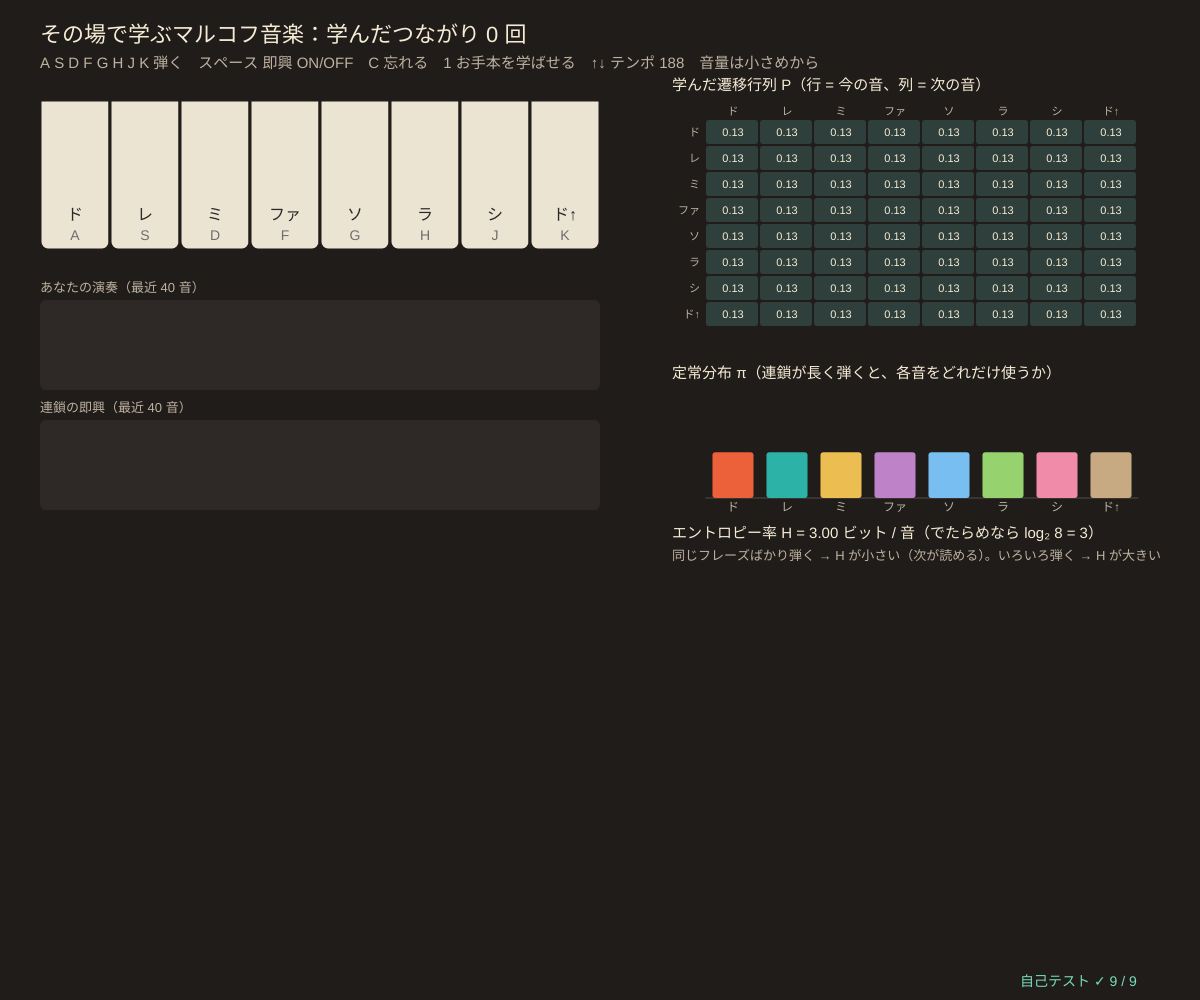
Frame 1 (no input)
Frame 60 (no input): identical to frame 1, image omitted
Frame 120 (the mouse pressed at the canvas centre since frame 60): identical to frame 1, image omitted

The p5.js sketch that drew this single still picture (run headless with seeded random() and noise() and a simulated clock; from frame 60 on, the mouse is pressed at the canvas centre):

// p5.js sketch
// ── sketch.js
// ============================================
// 14 その場で学ぶマルコフ音楽 🔊 ─ キーボードの A S D F G H J K がドレミファソラシド。
// あなたが弾いた「この音の次にこの音」を数えて、遷移行列をその場で学ぶ（右の表がどんどん変わる）。
// スペースを押すと、学んだ連鎖が即興で演奏する。よく使った音 = 定常分布 π、迷いの大きさ = エントロピー率（ビット / 音）。
// （series7/08 はお手本の曲から学ぶ。ここではあなたの演奏から学び、行列と定常分布が見える）
// A〜K 弾く / スペース 連鎖の即興 ON/OFF / C 忘れる / 1 お手本のフレーズを学ばせる / ↑↓ テンポ
// 音量は小さめから。全体の音量 MASTER は 0.2 以下
// ============================================

const KEYS = 'asdfghjk';                 // ★ 弾くキー（左から ド レ ミ ファ ソ ラ シ ド）
const NOTE_NAMES = ['ド', 'レ', 'ミ', 'ファ', 'ソ', 'ラ', 'シ', 'ド↑'];
const MIDI = [60, 62, 64, 65, 67, 69, 71, 72];   // ★ 音の高さ（MIDI 番号、60 = 真ん中のド）
const ADD_EPS = 0.02;                     // ★ まだ弾いていないつながりにも少しだけ確率を（0 にすると一度も弾いていない動きはしない）
const DEMO = 'ドレミドレミソミレドレミレド';   // 1 キーで学ばせるお手本（ドレミのフレーズ）
let counts, lastPlayed = -1, userNotes = [], chainNotes = [], improv = false, chainCur = -1, nextAt = 0, beatMs = 320, flash = [], learnedP, piVec, hRate = 0, msg = '';

function setup() {
  createCanvas(windowWidth, windowHeight);
  selfTest();
  seedRng(14); clearAll();
}
function clearAll() { counts = zerosMat(8); lastPlayed = -1; userNotes = []; chainNotes = []; improv = false; flash = new Array(8).fill(0); relearn(); }
// ★ 数 → 確率：(数 + ADD_EPS) / 行の合計。まだ 1 回も弾いていない行は全部同じ確率
function probFromCounts(c, eps) {
  return c.map((r) => { let s = sumOf(r) + eps * r.length; return s > 0 ? r.map((v) => (v + eps) / s) : r.map(() => 1 / r.length); });
}
function relearn() { learnedP = probFromCounts(counts, ADD_EPS); piVec = stationaryExact(learnedP) || new Array(8).fill(1 / 8); hRate = entropyRate(learnedP, piVec); }
function learnNote(c, last, n) { if (last >= 0) c[last][n]++; return n; }    // 前の音 → この音 を 1 回数える
function totalCount(c) { let s = 0; for (let r of c) s += sumOf(r); return s; }
function sound(n) { startAudio(); if (audioCtx) playNote(midiHz(MIDI[n]), audioCtx.currentTime + 0.01, 0.4, 'triangle'); flash[n] = 1; }
function playByUser(n) { lastPlayed = learnNote(counts, lastPlayed, n); userNotes.push(n); if (userNotes.length > 40) userNotes.shift(); sound(n); relearn(); }

function draw() {
  background(...BG);
  if (improv && millis() >= nextAt) {     // 連鎖が 1 音すすめる：今の音の行からサイコロ
    chainCur = chainCur < 0 ? sampleFrom(piVec) : sampleFrom(learnedP[chainCur]);
    chainNotes.push(chainCur); if (chainNotes.length > 40) chainNotes.shift(); sound(chainCur); nextAt = millis() + beatMs;
  }
  hudTitle('その場で学ぶマルコフ音楽：学んだつながり ' + totalCount(counts) + ' 回　' + (improv ? '連鎖が即興中 ♪' : ''),
    'A S D F G H J K 弾く　スペース 即興 ON/OFF　C 忘れる　1 お手本を学ばせる　↑↓ テンポ ' + Math.round(60000 / beatMs) + '　音量は小さめから');
  // ---- 鍵盤
  let kx = 40, ky = 100, kw = Math.min(70, (width * 0.5 - 40) / 8), kh = 150;
  for (let n = 0; n < 8; n++) {
    flash[n] *= 0.9; let c = STATE_COLS[n];
    stroke(...BG); strokeWeight(3); fill(236, 228, 210); if (flash[n] > 0.05) fill(c[0], c[1], c[2]);   // 鳴った鍵は音の色に光る
    rect(kx + n * kw, ky, kw, kh, 0, 0, 8, 8);
    noStroke(); fill(40); textSize(16); textAlign(CENTER, BASELINE); text(NOTE_NAMES[n], kx + n * kw + kw / 2, ky + kh - 30);
    fill(110); textSize(14); text(KEYS[n].toUpperCase(), kx + n * kw + kw / 2, ky + kh - 10);
  }
  // ---- 演奏の帯（あなた・連鎖）
  let ry = ky + kh + 50, rw = 8 * kw;
  ribbon(userNotes, kx, ry, rw, 'あなたの演奏（最近 40 音）');
  ribbon(chainNotes, kx, ry + 120, rw, '連鎖の即興（最近 40 音）');
  if (msg && millis() < 3000 + nextAt) { noStroke(); fill(...DICE); textSize(15); textAlign(LEFT, BASELINE); text(msg, kx, ry + 250); }
  // ---- 遷移行列
  let mx = width * 0.56, my = 120, cw = Math.min(54, (width - mx - 50) / 8.4);
  noStroke(); fill(...CREAM); textSize(15); textAlign(LEFT, BASELINE); text('学んだ遷移行列 P（行 = 今の音、列 = 次の音）', mx, my - 30);
  drawMatrix(learnedP, mx + 34, my, cw, 26, NOTE_NAMES, { ts: 11, hi: 0.8 });
  if (lastPlayed >= 0) { noFill(); stroke(...DICE); strokeWeight(2); rect(mx + 34, my + lastPlayed * 26, 8 * cw - 2, 24, 3); }
  // ---- 定常分布
  let sy = my + 8 * 26 + 50;
  noStroke(); fill(...CREAM); textSize(15); textAlign(LEFT, BASELINE); text('定常分布 π（連鎖が長く弾くと、各音をどれだけ使うか）', mx, sy);
  drawBars(mx + 34, sy + 10, 8 * cw, 110, piVec, STATE_COLS, Math.max(0.3, ...piVec), NOTE_NAMES);
  let ty = sy + 160; fill(...CREAM); textSize(15); textAlign(LEFT, BASELINE);
  text('エントロピー率 H = ' + fmtN(hRate, 2) + ' ビット / 音（でたらめなら log₂ 8 = 3）', mx, ty);
  fill(...SUB); textSize(13);
  text('同じフレーズばかり弾く → H が小さい（次が読める）。いろいろ弾く → H が大きい', mx, ty + 22);
  drawSelfTest(width - 180, height - 14);
}
function ribbon(arr, x, y, w, title) {   // 音の並び：高さ = 音の高さ、色 = 音
  noStroke(); fill(...SUB); textSize(13); textAlign(LEFT, BASELINE); text(title, x, y - 8);
  fill(46, 41, 38); rect(x, y, w, 90, 6);
  let bw = w / 40;
  for (let i = 0; i < arr.length; i++) { fill(...STATE_COLS[arr[i]]); rect(x + i * bw + 1, y + 80 - arr[i] * 10, bw - 2, 8, 2); }
}

function keyPressed() {
  let n = KEYS.indexOf(String(key).toLowerCase());
  if (n >= 0 && String(key).length === 1) { playByUser(n); return false; }
  if (key === ' ') {
    startAudio();
    if (totalCount(counts) === 0) { improv = false; msg = 'まだ何も学んでいません。A〜K で何音か弾いてから（または 1 キー）'; nextAt = millis(); return false; }
    improv = !improv; chainCur = lastPlayed; nextAt = millis(); msg = '';
  }
  if (key === 'c' || key === 'C') clearAll();
  if (key === '1') { let prev = lastPlayed; for (let n2 of demoIndices()) prev = learnNote(counts, prev, n2); lastPlayed = prev; relearn(); }
  if (key === UP_ARROW) beatMs = Math.max(120, beatMs - 40);
  if (key === DOWN_ARROW) beatMs = Math.min(800, beatMs + 40);
  return false;
}
function demoIndices() { return Array.from(DEMO).map((ch) => ['ド', 'レ', 'ミ', 'フ', 'ソ', 'ラ', 'シ'].indexOf(ch)).filter((v) => v >= 0); }

// やってみよう
// 1. 「ドレミ」だけをくり返し弾いて即興させよう。行列とエントロピー率はどうなる？
// 2. ADD_EPS を 0 にすると、弾いたことのないつながりは二度と出ない。0.2 にすると？
// 3. 自分の好きな曲の出だしを弾いて学ばせ、連鎖の即興が「似ている」か聞きくらべよう
// 4. MIDI を別の音階（例：60, 63, 65, 67, 70, 72, 75, 77 = ブルース風）に変えてみよう

// ---- 自己テスト
function selfTest() {
  selfTestResults = [];
  seedRng(140);
  let c = zerosMat(8), last = -1, seq = [0, 1, 2, 0, 1, 2, 4, 2, 1, 0];
  for (let n of seq) last = learnNote(c, last, n);
  check('数えたつながり = 弾いた音の数 − 1（' + (seq.length - 1) + '）、2 → 1 は 1 回', totalCount(c) === seq.length - 1 && c[2][1] === 1 && c[0][1] === 2);
  let pe = probFromCounts(zerosMat(8), ADD_EPS), pie = stationaryExact(pe);
  check('何も学んでいないとき：P は全部 1/8、π も 1/8、H = 3 ビット（NaN なし）', noNaN(pe) && maxAbsDiff(pe, zerosMat(8).map((r) => r.map(() => 1 / 8))) < 1e-12 && maxAbsDiff(pie, new Array(8).fill(1 / 8)) < 1e-12 && near(entropyRate(pe, pie), 3, 1e-12));
  let pz = probFromCounts(zerosMat(8), 0);
  check('ADD_EPS = 0 でも空の行は等しい確率（0 で割らない）', noNaN(pz) && rowSumErr(pz) < 1e-12);
  let p = probFromCounts(c, ADD_EPS);
  check('学んだ P の各行の合計 = 1', rowSumErr(p) < 1e-12);
  let pi = stationaryExact(p), pw = stationaryPower(p, 1e-14).pi;
  check('定常分布：連立方程式 = べき乗法', maxAbsDiff(pi, pw) < 1e-10);
  let cyc = zerosMat(8); last = -1; for (let k = 0; k < 30; k++) last = learnNote(cyc, last, k % 3);
  let pc = probFromCounts(cyc, 0), pic = stationaryPower(pc, 1e-15, 100000, [1 / 3, 1 / 3, 1 / 3, 0, 0, 0, 0, 0]).pi;
  check('「ドレミ」のくり返し（ADD_EPS = 0）：π = 1/3 ずつ、H = 0 ビット', maxAbsDiff(pic.slice(0, 3), [1 / 3, 1 / 3, 1 / 3]) < 1e-12 && near(entropyRate(pc, pic), 0, 1e-12));
  let cur = 0, freq = new Array(8).fill(0), nS = 40000;
  for (let t = 0; t < nS; t++) { cur = sampleFrom(p[cur]); freq[cur]++; }
  check('連鎖に 4 万音弾かせた割合 ≈ π（ずれ < 0.01）', maxAbsDiff(freq.map((v) => v / nS), pi) < 0.01);
  check('エントロピー率 0 ≤ H = ' + fmtN(entropyRate(p, pi), 3) + ' ≤ log₂ 8', entropyRate(p, pi) >= 0 && entropyRate(p, pi) <= 3 + 1e-12);
  check('お手本のフレーズ ' + demoIndices().length + ' 音を読めた', demoIndices().length === 14);
  reportSelfTest();
}

// ==================================================
// ここから下は「マルコフ連鎖の道具」（中身は読まなくても OK。消さないでね）
// ==================================================
// ---- 色と小さな道具
const BG = [32, 28, 26];                // 背景（あたたかい炭色）
const CREAM = [246, 236, 214], DICE = [236, 96, 58], TEAL = [44, 178, 166], MUSTARD = [236, 190, 82], PLUM = [190, 130, 200], SUB = [190, 178, 160];
const STATE_COLS = [[236, 96, 58], [44, 178, 166], [236, 190, 82], [190, 130, 200], [120, 190, 240], [150, 210, 110], [240, 140, 170], [200, 170, 130]];
function clampv(v, a, b) { return v < a ? a : v > b ? b : v !== v ? a : v; }     // NaN なら a に戻す
function sumOf(a) { let s = 0; for (let v of a) s += v; return s; }
function meanOf(a) { return a.length ? sumOf(a) / a.length : 0; }
function sampleFrom(p) { let u = rnd() * sumOf(p), c = 0; for (let i = 0; i < p.length; i++) { c += p[i]; if (u < c) return i; } return p.length - 1; }   // 確率 p[i] で i を返す
function fmtN(v, d) { if (typeof v !== 'number' || v !== v) return '?'; if (!isFinite(v)) return '∞'; let s = v.toFixed(d === undefined ? 2 : d); return /^-0\.?0*$/.test(s) ? s.slice(1) : s; }
function hudTitle(t, sub) {            // 左上の見出しと操作の説明
  noStroke(); fill(...CREAM); textSize(22); textAlign(LEFT, BASELINE); text(t, 40, 42);
  fill(...SUB); textSize(15); text(sub, 40, 68);
}
// ---- 種つきの乱数（同じ種なら毎回同じ列 → 実験をくり返せる）
let rngState = 1;
function seedRng(s) { rngState = (s >>> 0) || 1; }
function rnd() {                       // 0〜1 の一様乱数（mulberry32）
  rngState = (rngState + 0x6d2b79f5) >>> 0;
  let t = rngState;
  t = Math.imul(t ^ (t >>> 15), t | 1);
  t ^= t + Math.imul(t ^ (t >>> 7), t | 61);
  return ((t ^ (t >>> 14)) >>> 0) / 4294967296;
}
function rndInt(a, b) { return a + Math.floor(rnd() * (b - a + 1)); }
function randn() { let u = 1 - rnd(), v = rnd(); return Math.sqrt(-2 * Math.log(u)) * Math.cos(2 * Math.PI * v); }   // 標準正規分布
// ---- 行列の道具（行列 = 配列の配列。遷移行列 transP[i][j] = i の次に j へ行く確率、行の和 = 1）
function zerosMat(n, m) { let a = []; for (let i = 0; i < n; i++) a.push(new Array(m === undefined ? n : m).fill(0)); return a; }
function eyeMat(n) { let a = zerosMat(n); for (let i = 0; i < n; i++) a[i][i] = 1; return a; }
function copyMat(a) { return a.map((r) => r.slice()); }
function matMul(a, b) {                // 行列の積 (a b)[i][j] = Σ_k a[i][k] b[k][j]
  let n = a.length, m = b[0].length, kk = b.length, c = zerosMat(n, m);
  for (let i = 0; i < n; i++) for (let k = 0; k < kk; k++) { let v = a[i][k]; if (v !== 0) for (let j = 0; j < m; j++) c[i][j] += v * b[k][j]; }
  return c;
}
function vecMat(v, a) {                // 横ベクトル × 行列：次の時刻の分布 = いまの分布 × P
  let out = new Array(a[0].length).fill(0);
  for (let i = 0; i < v.length; i++) if (v[i] !== 0) for (let j = 0; j < out.length; j++) out[j] += v[i] * a[i][j];
  return out;
}
function matPow(a, k) { let r = eyeMat(a.length); for (let t = 0; t < k; t++) r = matMul(r, a); return r; }   // P^k（k 回かけるだけ）
function maxAbsDiff(a, b) {            // 2 つの行列（またはベクトル）のいちばん大きなずれ
  let d = 0;
  for (let i = 0; i < a.length; i++) { if (Array.isArray(a[i])) d = Math.max(d, maxAbsDiff(a[i], b[i])); else d = Math.max(d, Math.abs(a[i] - b[i])); }
  return d;
}
function rowSumErr(a, target) { let d = 0; for (let r of a) d = Math.max(d, Math.abs(sumOf(r) - (target === undefined ? 1 : target))); return d; }
function fixRows(a) {                  // 行の和を 1 に。全部 0 の行は「その場にとどまる」にする（NaN を出さない）
  return a.map((r, i) => { let s = sumOf(r); if (!(s > 1e-12)) { let z = r.map(() => 0); z[i] = 1; return z; } return r.map((v) => v / s); });
}
function solveLinear(a, b) {           // ガウスの消去法（部分ピボット）で a x = b。解けなければ null
  let n = a.length, m = a.map((r, i) => r.concat([b[i]]));
  for (let c = 0; c < n; c++) {
    let p = c; for (let r = c + 1; r < n; r++) if (Math.abs(m[r][c]) > Math.abs(m[p][c])) p = r;
    if (Math.abs(m[p][c]) < 1e-13) return null;
    [m[c], m[p]] = [m[p], m[c]];
    for (let r = 0; r < n; r++) { if (r === c) continue; let f = m[r][c] / m[c][c]; if (f !== 0) for (let k = c; k <= n; k++) m[r][k] -= f * m[c][k]; }
  }
  return m.map((r, i) => r[n] / r[i]);
}
function matInv(a) {                   // 逆行列（ガウス-ジョルダン）。逆がなければ null
  let n = a.length, cols = [];
  for (let j = 0; j < n; j++) { let e = new Array(n).fill(0); e[j] = 1; let x = solveLinear(a, e); if (!x) return null; cols.push(x); }
  return a.map((_, i) => cols.map((c) => c[i]));
}
// 定常分布：π P = π と Σ π = 1 を連立方程式として解く（(P^T − I) π = 0 の最後の式を Σ π = 1 に置きかえる）
function stationaryExact(a) {
  let n = a.length, m = zerosMat(n), b = new Array(n).fill(0);
  for (let i = 0; i < n; i++) for (let j = 0; j < n; j++) m[i][j] = a[j][i] - (i === j ? 1 : 0);
  for (let j = 0; j < n; j++) m[n - 1][j] = 1; b[n - 1] = 1;
  return solveLinear(m, b);
}
function stationaryPower(a, tol, maxIt, start) {   // べき乗法：π ← π P を変化が tol 未満になるまで
  let n = a.length, v = start ? start.slice() : new Array(n).fill(1 / n), its = 0, d = Infinity;
  while (d > (tol || 1e-13) && its < (maxIt || 100000)) { let w = vecMat(v, a); d = maxAbsDiff(w, v); v = w; its++; }
  return { pi: v, its };
}
function tvDist(p, q) { let s = 0; for (let i = 0; i < p.length; i++) s += Math.abs(p[i] - q[i]); return s / 2; }   // 全変動距離
function entropyRate(a, pi) {          // エントロピー率 H = −Σ_i π_i Σ_j P_ij log₂ P_ij（1 歩あたりの情報量、ビット）
  let h = 0;
  for (let i = 0; i < a.length; i++) for (let v of a[i]) if (v > 0) h -= pi[i] * v * Math.log2(v);
  return h;
}
// ---- 遷移図を描く道具：矢印の太さ = 確率
function bezPts(ax, ay, bx, by, bend, r) {          // 少しふくらんだ曲線の点（両はしの円 r の中は除く）
  let mx = (ax + bx) / 2, my = (ay + by) / 2, dx = bx - ax, dy = by - ay, L = Math.hypot(dx, dy) || 1;
  let cx = mx - (dy / L) * bend * L, cy = my + (dx / L) * bend * L, pts = [];
  for (let k = 0; k <= 30; k++) {
    let t = k / 30, x = (1 - t) * (1 - t) * ax + 2 * t * (1 - t) * cx + t * t * bx, y = (1 - t) * (1 - t) * ay + 2 * t * (1 - t) * cy + t * t * by;
    if (Math.hypot(x - ax, y - ay) > r + 2 && Math.hypot(x - bx, y - by) > r + 6) pts.push([x, y]);
  }
  return pts;
}
function arrowHeadAt(pts, sz) {       // 折れ線の最後に三角の矢じり
  if (pts.length < 2) return;
  let [x1, y1] = pts[pts.length - 2], [x2, y2] = pts[pts.length - 1], L = Math.hypot(x2 - x1, y2 - y1) || 1, ux = (x2 - x1) / L, uy = (y2 - y1) / L;
  triangle(x2 + ux * sz, y2 + uy * sz, x2 - uy * sz * 0.6, y2 + ux * sz * 0.6, x2 + uy * sz * 0.6, y2 - ux * sz * 0.6);
}
// nodes = [[x, y], …]、a = 遷移行列。戻り値：矢印ごとの { i, j, mx, my }（ラベルやクリック判定用）
function drawChainGraph(nodes, a, r, cols, opts) {
  opts = opts || {};
  let cx = meanOf(nodes.map((p) => p[0])), cy = meanOf(nodes.map((p) => p[1])), hits = [];
  for (let i = 0; i < nodes.length; i++) for (let j = 0; j < nodes.length; j++) {
    let p = a[i][j]; if (!(p > 1e-9)) continue;
    let col = cols[i % cols.length], w = 1 + 11 * p, pts;
    if (i === j) {                     // 自分に戻る矢印：外側に小さな輪
      let ox = nodes[i][0] - cx, oy = nodes[i][1] - cy, L = Math.hypot(ox, oy) || 1, ux = ox / L, uy = L > 1 ? oy / L : -1;
      if (L <= 1) ux = 0;
      let lx = nodes[i][0] + ux * r * 1.55, ly = nodes[i][1] + uy * r * 1.55, rr = r * 0.62, base = Math.atan2(-uy, -ux);
      pts = []; for (let k = 0; k <= 32; k++) { let t = base + 0.9 + (k / 32) * (2 * Math.PI - 1.8); pts.push([lx + rr * Math.cos(t), ly + rr * Math.sin(t)]); }
      hits.push({ i, j, mx: lx + ux * rr, my: ly + uy * rr });
    } else {
      pts = bezPts(nodes[i][0], nodes[i][1], nodes[j][0], nodes[j][1], 0.14, r);
      if (pts.length) hits.push({ i, j, mx: pts[pts.length >> 1][0], my: pts[pts.length >> 1][1] });
    }
    stroke(col[0], col[1], col[2], opts.alphaEdge || 210); strokeWeight(w); noFill(); polyline(pts);
    noStroke(); fill(col[0], col[1], col[2], opts.alphaEdge || 230); arrowHeadAt(pts, 8 + w * 0.8);
    if (opts.labels !== false && pts.length) {
      let h = hits[hits.length - 1]; fill(...CREAM); textSize(13); textAlign(CENTER, CENTER); text(fmtN(p, 2), h.mx, h.my - 12);
    }
  }
  for (let i = 0; i < nodes.length; i++) {
    let col = cols[i % cols.length]; stroke(...CREAM); strokeWeight(opts.hl === i ? 4 : 1.5); fill(col[0] * 0.55, col[1] * 0.55, col[2] * 0.55);
    circle(nodes[i][0], nodes[i][1], 2 * r);
    noStroke(); fill(...CREAM); textAlign(CENTER, CENTER); textSize(opts.nameSize || 18); text(opts.names ? opts.names[i] : String(i), nodes[i][0], nodes[i][1]);
  }
  return hits;
}
function drawMatrix(a, x, y, cw, ch, names, opts) {   // 行列を色つきの表で（濃い = 大きい）
  opts = opts || {}; let d = opts.digits === undefined ? 2 : opts.digits, n = a.length, m = a[0].length, hi = opts.hi || 1;
  textAlign(CENTER, CENTER); textSize(opts.ts || 13);
  for (let i = 0; i < n; i++) for (let j = 0; j < m; j++) {
    let v = a[i][j], t = clampv(Math.abs(v) / hi, 0, 1); noStroke();
    fill(48 + t * (TEAL[0] - 48), 42 + t * (TEAL[1] - 42), 40 + t * (TEAL[2] - 40)); rect(x + j * cw, y + i * ch, cw - 2, ch - 2, 3);
    fill(...CREAM); text(fmtN(v, d), x + j * cw + cw / 2, y + i * ch + ch / 2);
  }
  if (names) { fill(...SUB); for (let i = 0; i < n; i++) { textAlign(RIGHT, CENTER); text(names[i], x - 6, y + i * ch + ch / 2); } for (let j = 0; j < m; j++) { textAlign(CENTER, BOTTOM); text(names[j], x + j * cw + cw / 2, y - 3); } }
}
// ---- グラフの道具：g = { x, y, w, h, x0, x1, y0, y1 }
function gX(g, v) { return g.x + clampv((v - g.x0) / (g.x1 - g.x0), -0.02, 1.02) * g.w; }
function gY(g, v) { return g.y + g.h - clampv((v - g.y0) / (g.y1 - g.y0), -0.02, 1.02) * g.h; }
function plotAxes(g, xl, yl, xt, yt) {
  stroke(84, 76, 70); strokeWeight(1); noFill(); rect(g.x, g.y, g.w, g.h);
  noStroke(); fill(...SUB); textSize(12); textAlign(CENTER, TOP);
  for (let v of xt) text(+v.toPrecision(3), gX(g, v), g.y + g.h + 4);
  textAlign(RIGHT, CENTER);
  for (let v of yt) text(+v.toPrecision(3), g.x - 5, gY(g, v));
  textAlign(LEFT, BASELINE); fill(...CREAM); textSize(13);
  text(xl, g.x + g.w - textWidth(xl), g.y + g.h + 30); text(yl, g.x, g.y - 8);
}
function polyline(pts) {               // 点が 2 つ以上あるときだけ折れ線を描く（空の beginShape を作らない）
  if (pts.length < 2) return;
  noFill(); beginShape(); for (let p of pts) vertex(p[0], p[1]); endShape();
}
function drawCurve(g, arr, col, sw, xOff) {   // arr[i] を x = i (+ xOff) に。長いときは間引いて 600 点まで
  let n = arr.length, stride = Math.max(1, Math.ceil(n / 600)), pts = [];
  for (let i = 0; i < n; i += stride) pts.push([gX(g, i + (xOff || 0)), gY(g, arr[i])]);
  if (n > 1 && (n - 1) % stride) pts.push([gX(g, n - 1 + (xOff || 0)), gY(g, arr[n - 1])]);
  stroke(...col); strokeWeight(sw || 2); polyline(pts);
}
function legend(x, y, items) {         // items = [[色, 名前], …]
  textSize(13); textAlign(LEFT, CENTER);
  for (let [c, s] of items) { noStroke(); fill(...c); rect(x, y - 5, 16, 10); fill(...CREAM); text(s, x + 22, y); y += 20; }
}
function drawBars(x, y, w, h, vals, cols, top, names) {   // 棒グラフ（top = 縦軸の上限）
  let n = vals.length, bw = w / n;
  stroke(84, 76, 70); strokeWeight(1); line(x, y + h, x + w, y + h); noStroke();
  for (let i = 0; i < n; i++) {
    let c = cols[i % cols.length], hh = clampv(vals[i] / (top || 1), 0, 1) * h; fill(...c); rect(x + i * bw + bw * 0.12, y + h - hh, bw * 0.76, hh, 3);
    if (names) { fill(...SUB); textSize(12); textAlign(CENTER, TOP); text(names[i], x + i * bw + bw / 2, y + h + 4); }
  }
}
// ---- 音の道具（Web Audio）。全体の音量 MASTER は 0.2 以下
const MASTER = 0.12;                   // ★ 全体の音量（0.2 以下にしておく）
let audioCtx = null, masterOut = null;
function startAudio() {
  if (!audioCtx) {
    try { audioCtx = new (window.AudioContext || window.webkitAudioContext)(); } catch (e) { return; }
    masterOut = audioCtx.createGain(); masterOut.gain.value = Math.min(0.2, MASTER); masterOut.connect(audioCtx.destination);
  }
  audioCtx.resume();
}
function playNote(freq, when, dur, wave) {   // 1 音（やわらかく立ち上がって消える）
  if (!audioCtx) return;
  let o = audioCtx.createOscillator(), gn = audioCtx.createGain();
  o.type = wave || 'triangle'; o.frequency.setValueAtTime(freq, when);
  gn.gain.setValueAtTime(0.0001, when); gn.gain.exponentialRampToValueAtTime(0.6, when + 0.02);
  gn.gain.exponentialRampToValueAtTime(0.001, when + dur);
  o.connect(gn); gn.connect(masterOut); o.start(when); o.stop(when + dur + 0.05);
}
function midiHz(m) { return 440 * Math.pow(2, (m - 69) / 12); }
// ---- 自己テストの道具
let selfTestResults = [];
function check(name, cond) { selfTestResults.push({ name, ok: !!cond }); }
function near(a, b, tol) { return a !== null && a !== undefined && isFinite(a) && Math.abs(a - b) <= (tol === undefined ? 1e-9 : tol); }
function noNaN(v) { return Array.isArray(v) || ArrayBuffer.isView(v) ? Array.from(v).every(noNaN) : !(typeof v === 'number' && !isFinite(v)); }
function reportSelfTest() { for (let r of selfTestResults) (r.ok ? console.log : console.error)((r.ok ? '✓ ' : '✗ ') + r.name); }
function selfTestLine() { let n = selfTestResults.filter((r) => r.ok).length; return '自己テスト ' + (n === selfTestResults.length ? '✓ ' : '✗ ') + n + ' / ' + selfTestResults.length; }
function drawSelfTest(x, y) { noStroke(); fill(selfTestResults.every((r) => r.ok) ? color(120, 220, 190) : color(255, 90, 90)); textSize(14); textAlign(LEFT, BASELINE); text(selfTestLine(), x, y); }
